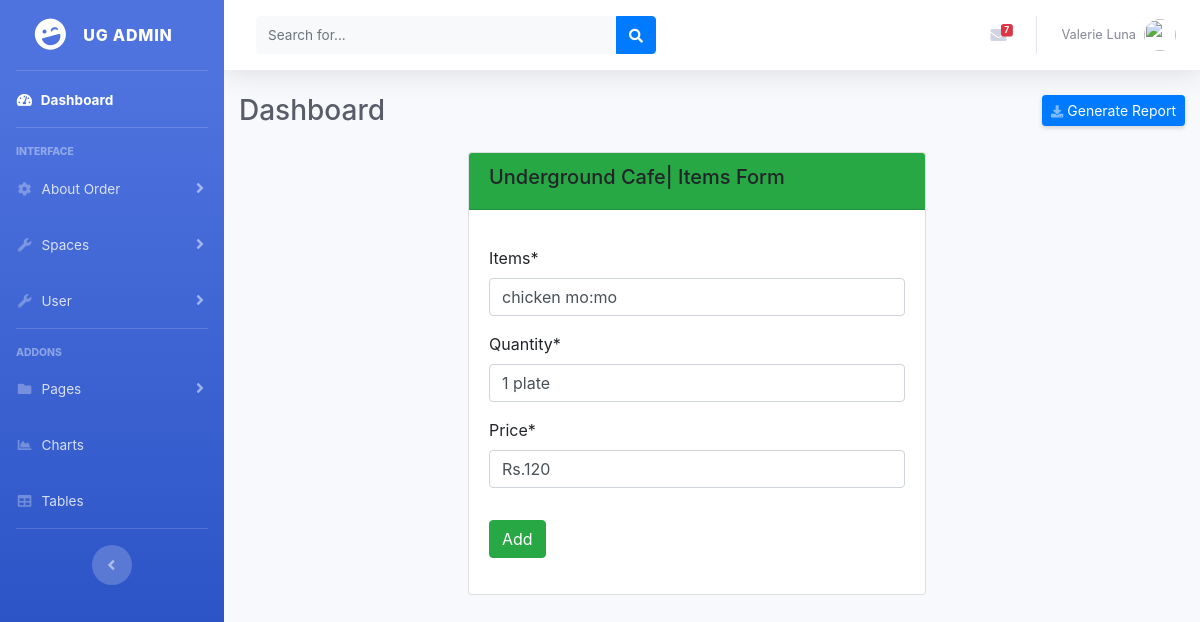
The page /order/menucard/1/update on the database its author committed.
### order/models.py (models this page shows, shortened)
class MenuCard(models.Model):
    items=models.CharField(max_length=255)
    quantity=models.CharField(max_length=20)
    price=models.CharField(max_length=20)

### order/views.py (the view)
# urls.py: path('menucard/<int:id>/update',views.update_items,name='update_items'),
def update_items(request,id):
    mymenu = MenuCard.objects.get(id=id)
    if request.method == 'POST':
        form = MenuCardForm(request.POST, request.FILES, instance=mymenu)
        if form.is_valid:
            form.save()
            return redirect ("get_items")
    menuform=MenuCardForm(instance=mymenu)
    return render(request, 'additems.html', {'form':menuform})

### order/form.py
class MenuCardForm(forms.ModelForm):
    class Meta:
        model = MenuCard
        fields = "__all__"

### templates/additems.html (shortened to what this page needs)
{% extends 'base.html' %}
{% load static %}
{% load crispy_forms_tags %}
{% block content %}
<div class="row">
    <div class="col-md-3"></div>
    <div class="col-md-6">
            <div class="card">
                    <div class="card-header bg-success mb-3">
                      <h5>Underground Cafe| Items Form</h5>
                    </div>
                    <div class="card-body">
                            <form method="POST" class="post-form" enctype="multipart/form-data">
                                <div class="form-group">
                                    <fieldset class="form-group">
                                        {{form | crispy}}
                                    </fieldset>
                                    <div class="form-group">
                                        <button type="submit" class="btn btn-success">Add</button>
                                    </div>
                                </div>
                            </form>
                    </div>
                </div>
            </div>
        <div class="col-md-3"></div>
    </div>
{% endblock %}

### rows shown on the page
MenuCard: items "chicken mo:mo", quantity "1 plate", price "Rs.120"
